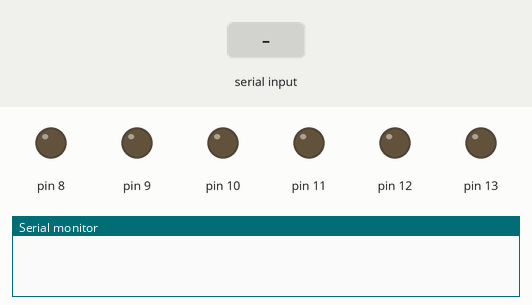
Simulated run of this program. Board: Arduino Uno, built with avr-gcc and run on an emulated ATmega328P. Shown: output pins drawn as LEDs (lit = HIGH), the last lines printed to the serial monitor. Inputs (shaded band) come from the test bench.

Above: at 1.2 s.
1.3 s: "f" received over the second serial link
At 1.7 s:
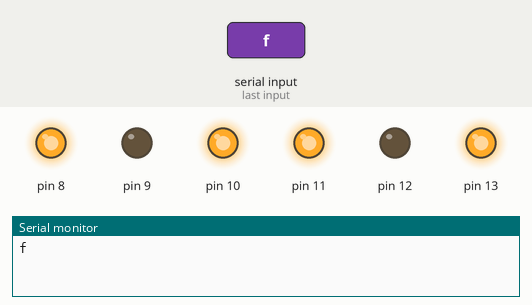
2.8 s: "b" received over the second serial link
At 4.0 s:
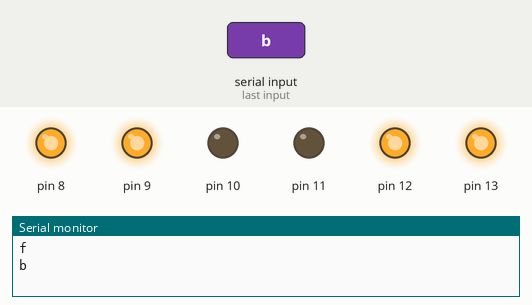
4.3 s: "l" received over the second serial link
At 5.2 s:
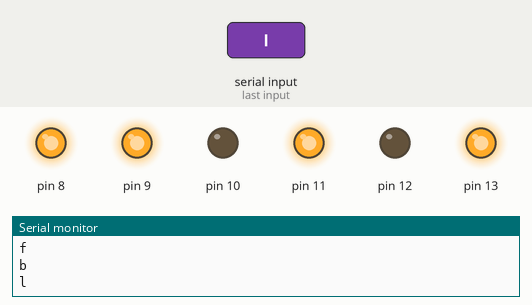
5.8 s: "r" received over the second serial link
At 6.3 s:
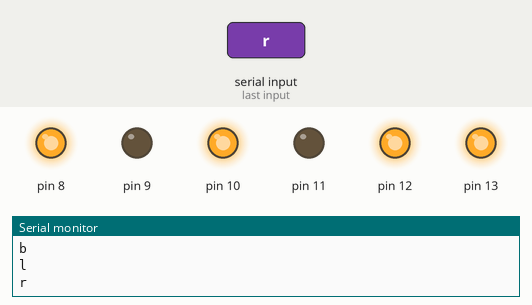
Timing chart, 0 to 8.3 s (numbered marks = the images above; inputs shaded):
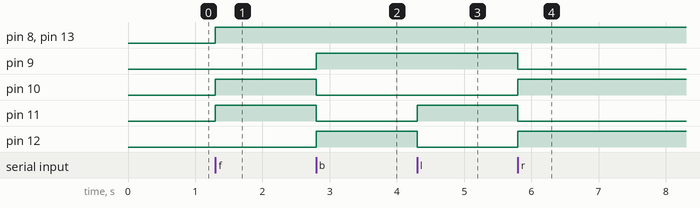

Measured:
- after the input at 1.3 s, pin 8, pin 10, pin 11, pin 13: LOW → HIGH at once
- after the input at 2.8 s, pin 9, pin 12: LOW → HIGH at once; pin 10, pin 11: HIGH → LOW at once
- after the input at 4.3 s, pin 11: LOW → HIGH at once; pin 12: HIGH → LOW at once
- after the input at 5.8 s, pin 9, pin 11: HIGH → LOW at once; pin 10, pin 12: LOW → HIGH at once

The program:

main.cpp
```cpp
#include <Arduino.h>
#include <SoftwareSerial.h>

SoftwareSerial btSerial(A5, A4); // RX, TX

#define FORWARD 1
#define BACKWARD 0

char data = 0;

void setup()
{
    // enable serial connection
    Serial.begin(9600);
    btSerial.begin(9600);

    pinMode(8, OUTPUT);
    pinMode(9, OUTPUT);
    pinMode(10, OUTPUT);
    pinMode(11, OUTPUT);
    pinMode(12, OUTPUT);
    pinMode(13, OUTPUT);
}

void rightMotor(bool dir) {
    digitalWrite(13, HIGH);
    digitalWrite(11, dir);
    digitalWrite(12, !dir);
}

void leftMotor(bool dir) {
    digitalWrite(8, HIGH);
    digitalWrite(9, !dir);
    digitalWrite(10, dir);
}

void forward() {
    rightMotor(FORWARD);
    leftMotor(FORWARD);
}

void backward() {
    rightMotor(BACKWARD);
    leftMotor(BACKWARD);
}

void left() {
    rightMotor(FORWARD);
    leftMotor(BACKWARD);
}
 void right() {
    rightMotor(BACKWARD);
    leftMotor(FORWARD);
 }

 void stop() {
     for (int i = 8; i <=13; i++) {
         digitalWrite(i, LOW);
     }
 }

void loop()
{
    // put your main code here, to run repeatedly:

    if (btSerial.available() > 0) // Send data only when you receive data:
    {
        data = btSerial.read();       //Read the incoming data and store it into variable data
        Serial.println(data);         //Print Value inside data in Serial monitor

       switch(data) {
            case 'f':
                forward();
                break;
            case 'b':
                backward();
                break;
            case 'l':
                left();
                break;
            case 'r':
                right();
                break;
            case 's':
                stop();
                break;
       }
    }
}
```
